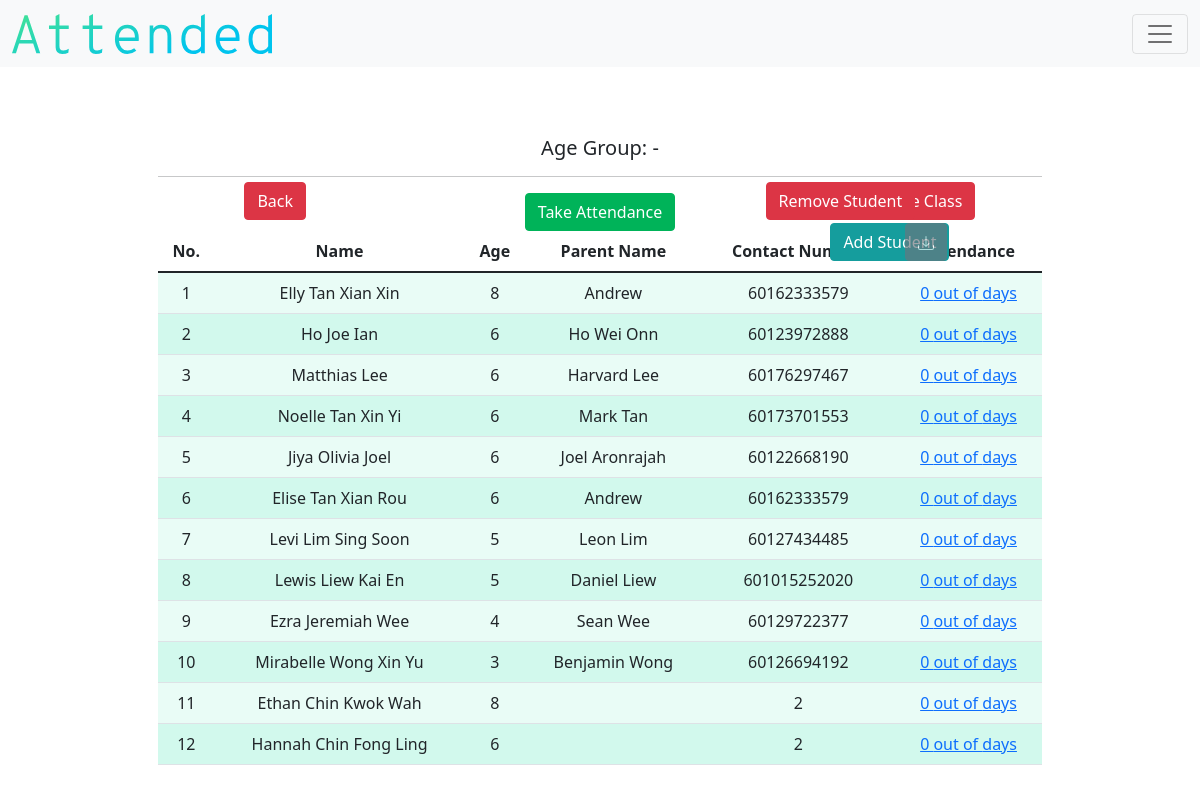
/detail_class/0 (signed in), run on the app's committed database.
### models.py (models this page shows)
class Student(db.Model):
    __tablename__ = "student"
    id = db.Column(db.Integer, primary_key=True)
    teacher_id = db.Column(db.Integer, db.ForeignKey("teacher.id"))
    class_id = db.Column(db.Integer, nullable=True, default=0)
    name = db.Column(db.String(), nullable=False)
    birth = db.Column(db.String(),nullable=False)
    age = db.Column(db.Integer(), nullable=False)
    gender = db.Column(db.String(), nullable=False)
    parent = db.Column(db.String(), nullable=True)
    parent2 = db.Column(db.String(), nullable=True)
    number = db.Column(db.Integer, nullable=True)
    number2 = db.Column(db.Integer, nullable=True)
    email = db.Column(db.String(), nullable=True)
    email2 = db.Column(db.String(), nullable=True)
    address = db.Column(db.String(), nullable=False)
    city = db.Column(db.String(), nullable=False)
    state = db.Column(db.String(), nullable=False)
    postcode = db.Column(db.Integer, nullable=False)
    attend_count = db.Column(db.Integer, nullable=True, default=0)
    student_attends = db.relationship("Attendance", backref="student_attend")

### application.py (the view)
@app.route("/detail_class/<string:id>")
def detail_class(id):
    teacher = current_user.get_id()
    teacher_object = db.session.query(Teacher).filter_by(id=teacher).first()
    if not current_user.is_authenticated:
        return redirect("/login")
    else:
        TABLE_HEADERS=["No.", "Name", "Age", "Parent Name", "Contact Number", "Attendance"]
        teacher = current_user.get_id()
        class_object = Class.query.filter_by(id = id).first()
        students = Student.query.filter_by(class_id=id, teacher_id=teacher)
        class_attendance = Attendance.query.filter_by(class_id=id, teacher_id=teacher)
        return render_template("detail-class.html", classes=class_object, headers=TABLE_HEADERS, students=students, attendances=class_attendance, teacher=teacher_object)

### application.py (called while the page is built)
@login.user_loader
def load_user(id):
    return Teacher.query.get(id)

### templates/detail-class.html (shortened to what this page needs)
{% extends "layout.html" %}
{% block main %}
        <h5> Age Group: {{classes.lowest_age}} - {{classes.highest_age}} </h5>
        <a class="btn btn-danger" id="detail-class-del" href="/delete-class/{{classes.id}}" type="button">Delete Class</a>
        {% if classes.student_count != 0 %}
        <a class="btn btn-danger" id="detail-class-rem-student" href="/remove-student-class/{{classes.id}}" type="button">Remove Student</a>
        {% endif %}
        <a class="btn btn-danger" id="detail-class-back" href="/class" type="button">Back</a>
        <hr>
        <div class="d-grid gap-2 d-md-block">
          {% if classes.student_count != 0 %}
          <a class="btn btn-success" id="detail-class-attendance" href="/take-attendance/{{classes.id}}" role="button">Take Attendance</a>
          {% endif %}
          <a class="btn btn-secondary" id="detail-class-add" href="/add_student_class/{{classes.id}}" role="button">Add Student</a>
          <button disabled type="button" id="detail-class-export" class="btn btn-secondary"></button>
        </div>
        {% if classes.student_count != 0 %}
        <div class="table-responsive">
          <table class="table table-hover">
                  <thead>
                          <tr>
                                  {% for header in headers %}
                                  <th id="header"> {{ header }} </th>
                                  {% endfor %}
                          </tr>
                  </thead>
                  <tbody>
                  {% for student in students %}
                  <tr>
                          <td class="counterCell"></td>
                          <td>{{student.name}}</td>
                          <td> {{student.age }} </td>
                          <td> {{student.parent}} </td>
                          <td> {{student.number}} </td>
                          <td><a href="/detail_attendance/{{student.id}}">{{student.attend_count}} out of {{classes.attendance_count}} days</a></td>
                  </tr>
                  {% endfor %}
                  </tbody>
          </table>
        </div>
        {% endif %}
{% endblock %}

### static/css/style.css (style rules this page uses)
.btn-success { color:#FFFFFF; background-color: #00b359; border-color: #00b359; }
.btn-secondary { color:#FFFFFF; background-color:#159d9d; border-color:#159d9d; }
table { counter-reset: tableCount; }
.counterCell:before { content: counter(tableCount); counter-increment: tableCount; }
tr:nth-child(even) { background-color:#d2f9ed; }
tr:nth-child(odd) { background-color:#e9fcf6; }
#header { background-color:white; }
#detail-class-del { position:absolute; left: 71.5%; top:20%; }
#detail-class-rem-student { position:absolute; left:63.8%; top:20%; }
#detail-class-back { position:absolute; right: 74.5%; top:20%; }
#detail-class-attendance { position:relative; left: 0%; }
#detail-class-add { position:absolute; left:69.2%; top:24.5%; }
#detail-class-export { position:absolute; left: 75.4%; top:24.5%; }

### data on the page
Student: name "Elly Tan Xian Xin", age "8", parent "Andrew", number "60162333579", attend_count "0"
Student: name "Ho Joe Ian", age "6", parent "Ho Wei Onn", number "60123972888", attend_count "0"
Student: name "Matthias Lee", age "6", parent "Harvard Lee", number "60176297467", attend_count "0"
Student: name "Noelle Tan Xin Yi", age "6", parent "Mark Tan", number "60173701553", attend_count "0"
Student: name "Jiya Olivia Joel", age "6", parent "Joel Aronrajah", number "60122668190", attend_count "0"
Student: name "Elise Tan Xian Rou", age "6", parent "Andrew", number "60162333579", attend_count "0"
Student: name "Levi Lim Sing Soon", age "5", parent "Leon Lim", number "60127434485", attend_count "0"
Student: name "Lewis Liew Kai En", age "5", parent "Daniel Liew", number "601015252020", attend_count "0"
Student: name "Ezra Jeremiah Wee", age "4", parent "Sean Wee", number "60129722377", attend_count "0"
Student: name "Mirabelle Wong Xin Yu", age "3", parent "Benjamin Wong", number "60126694192", attend_count "0"
Student: name "Ethan Chin Kwok Wah", age "8", number "2", attend_count "0"
Student: name "Hannah Chin Fong Ling", age "6", number "2", attend_count "0"

### other printed values
{{ header }} "No." "Name" "Age" "Parent Name" "Contact Number" "Attendance"
